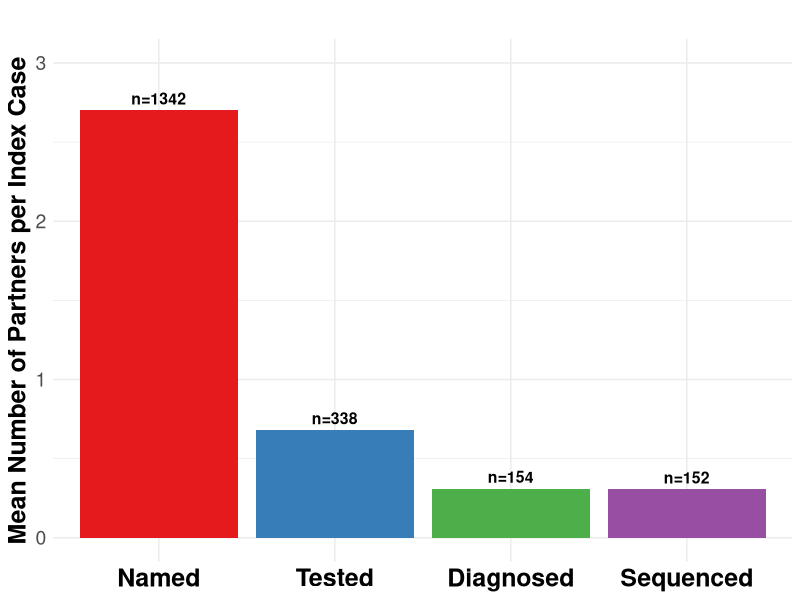

Source code (R):
rm(list=ls())

# Loading necessary libraries
library(tidyr)
library(ggplot2)
library(RColorBrewer)

# Structuring the data with the average values
overall_data <- data.frame(
  Category = c("Named_Mean", "Tested_Mean", "Diagnosed_Mean", "Sequenced_Mean"),
  Value = c(2.7, 338/497, 154/497, 152/497)
)

# Adjusting the factor levels and labels for the Category column
overall_data$Category <- factor(overall_data$Category, 
                                levels = c("Named_Mean", "Tested_Mean", "Diagnosed_Mean", "Sequenced_Mean"),
                                labels = c("Named", "Tested", "Diagnosed", "Sequenced"))

# Color settings
set1_colors <- brewer.pal(8, "Set1")
my_colors <- c("Named" = set1_colors[1],  # Red from Set1
               "Tested" = set1_colors[2],  # Blue from Set1
               "Diagnosed" = set1_colors[3],  # Green from Set1
               "Sequenced" = set1_colors[4])  # Purple from Set1


# Create the labels
labels_n = c("n=1342", "n=338", "n=154", "n=152")

# Updated plot code
p_overall <- ggplot(overall_data, aes(x = Category, y = Value, fill = Category)) +
  geom_bar(stat = "identity", position = "dodge") +
  geom_text(aes(label=labels_n), vjust=-0.5, size=4, fontface="bold") +
  labs(title = "",
       y = "Mean Number of Partners per Index Case",
       x = "") +
  scale_fill_manual(values=my_colors) +  # Setting colors manually
  scale_y_continuous(limits = c(0, 3)) +
  theme_minimal() +
  theme(
    plot.title = element_text(size = 18, face = "bold"),
    axis.title.x = element_blank(),
    axis.title.y = element_text(size = 18, face = "bold", color = "black"),
    axis.text.y = element_text(size = 14),
    axis.text.x = element_text(size = 18, face = "bold", color = "black"),
    legend.position = "none"   # This will remove the legend
  )

print(p_overall)
